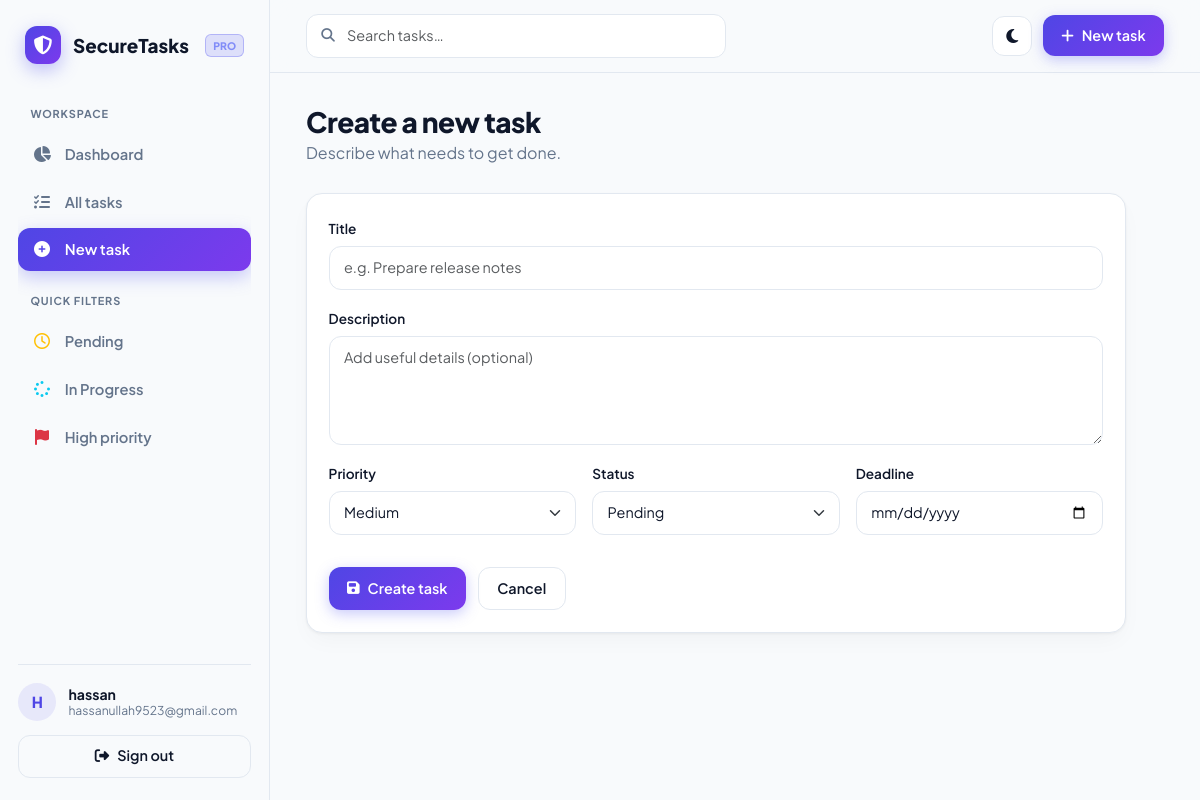
/tasks/new (signed in), run on the app's committed database.
### app/models.py (models this page shows, shortened)
class User(UserMixin, db.Model):
    __tablename__ = "users"
    id = db.Column(db.Integer, primary_key=True)
    username = db.Column(db.String(32), unique=True, nullable=False, index=True)
    email = db.Column(db.String(120), unique=True, nullable=False, index=True)
    password_hash = db.Column(db.String(256), nullable=False)
    created_at = db.Column(db.DateTime, default=utcnow, nullable=False)
    tasks = db.relationship(
        "Task", back_populates="owner", cascade="all, delete-orphan"
    )

### app/routes.py (the view, shortened to what this page needs)
@main_bp.route("/tasks/new", methods=["GET", "POST"])
@login_required
def create_task():
    form = TaskForm()
    return render_template(
        "task_form.html",
        form=form,
        task=None,
    )

### app/forms.py
class TaskForm(FlaskForm):
    title = StringField(
        "Title", filters=[clean_text], validators=[DataRequired(), Length(min=3, max=120)]
    )
    description = TextAreaField(
        "Description", filters=[clean_text], validators=[Optional(), Length(max=2000)]
    )
    priority = SelectField(
        "Priority",
        choices=list(PRIORITY_LABELS.items()),
        default="medium",
        validators=[DataRequired()],
    )
    status = SelectField(
        "Status",
        choices=list(STATUS_LABELS.items()),
        default="pending",
        validators=[DataRequired()],
    )
    due_date = DateField("Deadline", format="%Y-%m-%d", validators=[Optional()])
    submit = SubmitField("Save task")

### app/__init__.py (called while the page is built)
def _register_security_headers(app):
    @app.after_request
    def set_security_headers(response):
        response.headers.setdefault(
            "Content-Security-Policy", CONTENT_SECURITY_POLICY
        )
        response.headers.setdefault("X-Content-Type-Options", "nosniff")
        response.headers.setdefault("X-Frame-Options", "DENY")
        response.headers.setdefault(
            "Referrer-Policy", "strict-origin-when-cross-origin"
        )
        response.headers.setdefault(
            "Permissions-Policy",
            "geolocation=(), microphone=(), camera=()",
        )
        return response

### app/forms.py (called while the page is built)
def clean_text(value):
    if value is None:
        return value
    return _CONTROL_CHARS.sub("", value).strip()

### app/models.py (called while the page is built)
@login_manager.user_loader
def load_user(user_id):
    try:
        return db.session.get(User, int(user_id))
    except (TypeError, ValueError):
        return None

### app/templates/task_form.html (shortened to what this page needs)
{% extends "base.html" %}
{% from "_macros.html" import field %}
{% block content %}
<div class="page-header">
  <div>
    <h1>{{ 'Edit task' if task else 'Create a new task' }}</h1>
    <p class="text-secondary mb-0">{{ 'Update the details below.' if task else 'Describe what needs to get done.' }}</p>
  </div>
</div>
<div class="card-surface form-card">
  <form method="post" novalidate>
    {{ field(form.title, placeholder="e.g. Prepare release notes", autofocus=true, maxlength=120) }}
    {{ field(form.description, placeholder="Add useful details (optional)", rows=4, maxlength=2000) }}
    <div class="row g-3">
      <div class="col-md-4">{{ field(form.priority, cls="form-select") }}</div>
      <div class="col-md-4">{{ field(form.status, cls="form-select") }}</div>
      <div class="col-md-4">{{ field(form.due_date, type="date") }}</div>
    </div>
    <div class="form-actions">
      <button type="submit" class="btn btn-brand">
        <i class="fa-solid fa-floppy-disk" aria-hidden="true"></i> {{ 'Save changes' if task else 'Create task' }}
      </button>
      <a class="btn btn-outline-secondary" href="{{ url_for('main.tasks') }}">Cancel</a>
    </div>
  </form>
</div>
{% endblock %}

### app/templates/base.html (shortened to what this page needs)
<!doctype html>
{% set authed = current_user.is_authenticated %}
<html lang="en" data-bs-theme="dark">
<head>
    <link
        href="https://cdn.jsdelivr.net/npm/bootstrap@5.3.3/dist/css/bootstrap.min.css"
        rel="stylesheet"
    >
    <link
        rel="stylesheet"
        href="https://cdnjs.cloudflare.com/ajax/libs/font-awesome/6.5.2/css/all.min.css"
    >
    <link
        rel="stylesheet"
        href="{{ url_for('static', filename='css/style.css') }}"
    >
</head>
<body>
<div class="{{ 'app-shell' if authed else 'guest-shell' }}">
    {% if authed %}
    <aside
        class="sidebar offcanvas-lg offcanvas-start"
        tabindex="-1"
        id="sidebar"
        aria-label="Main navigation"
    >
        <div class="sidebar-inner">
            <a class="sidebar-brand" href="{{ url_for('main.dashboard') }}">
                <span class="brand-mark">
                    <i class="fa-solid fa-shield-halved" aria-hidden="true"></i>
                </span>
                <span class="brand-name">SecureTasks</span>
                <span class="brand-badge">PRO</span>
            </a>
            <nav class="sidebar-nav">
                <span class="nav-heading">Workspace</span>
                <a
                    class="nav-link-app {{ 'active' if request.endpoint == 'main.dashboard' }}"
                    href="{{ url_for('main.dashboard') }}"
                >
                    <i class="fa-solid fa-chart-pie" aria-hidden="true"></i>
                    <span>Dashboard</span>
                </a>
                <a
                    class="nav-link-app {{ 'active' if request.endpoint in ('main.tasks', 'main.edit_task') }}"
                    href="{{ url_for('main.tasks') }}"
                >
                    <i class="fa-solid fa-list-check" aria-hidden="true"></i>
                    <span>All tasks</span>
                </a>
                <a
                    class="nav-link-app {{ 'active' if request.endpoint == 'main.create_task' }}"
                    href="{{ url_for('main.create_task') }}"
                >
                    <i class="fa-solid fa-circle-plus" aria-hidden="true"></i>
                    <span>New task</span>
                </a>
                <span class="nav-heading">Quick filters</span>
                <a
                    class="nav-link-app {{ 'active' if request.args.get('status') == 'pending' }}"
                    href="{{ url_for('main.tasks', status='pending') }}"
                >
                    <i class="fa-regular fa-clock text-warning" aria-hidden="true"></i>
                    <span>Pending</span>
                </a>
                <a
                    class="nav-link-app {{ 'active' if request.args.get('status') == 'in_progress' }}"
                    href="{{ url_for('main.tasks', status='in_progress') }}"
                >
                    <i class="fa-solid fa-spinner text-info" aria-hidden="true"></i>
                    <span>In Progress</span>
                </a>
                <a
                    class="nav-link-app {{ 'active' if request.args.get('priority') == 'high' }}"
                    href="{{ url_for('main.tasks', priority='high') }}"
                >
                    <i class="fa-solid fa-flag text-danger" aria-hidden="true"></i>
                    <span>High priority</span>
                </a>
            </nav>
            <div class="sidebar-footer">
                <div class="user-chip">
                    <span class="avatar">{{ current_user.username[:1]|upper }}</span>
                    <div class="user-chip-text">
                        <strong>{{ current_user.username }}</strong>
                        <small>{{ current_user.email }}</small>
                    </div>
                </div>
                <form method="post" action="{{ url_for('auth.logout') }}">
                    <button type="submit" class="btn btn-outline-secondary w-100 btn-sm">
                        <i class="fa-solid fa-right-from-bracket" aria-hidden="true"></i> Sign out
                    </button>
                </form>
            </div>
        </div>
    </aside>
    {% endif %}
    <div class="app-main">
        {% if authed %}
        <header class="topbar">
            <form class="topbar-search" method="get" action="{{ url_for('main.tasks') }}" role="search">
                <i class="fa-solid fa-magnifying-glass" aria-hidden="true"></i>
                <input
                    type="search"
                    name="q"
                    maxlength="100"
                    class="form-control"
                    placeholder="Search tasks…"
                    aria-label="Search tasks"
                    value="{{ request.args.get('q', '') if request.endpoint == 'main.tasks' }}"
                >
            </form>
            <div class="topbar-actions">
                <button class="icon-btn" type="button" data-theme-toggle aria-label="Toggle dark mode">
                    <i class="fa-solid fa-moon theme-icon-dark" aria-hidden="true"></i>
                </button>
                <a class="btn btn-brand btn-sm d-none d-sm-inline-flex" href="{{ url_for('main.create_task') }}">
                    <i class="fa-solid fa-plus" aria-hidden="true"></i> New task
                </a>
            </div>
        </header>
        {% else %}
        <button class="icon-btn guest-theme-toggle" type="button" data-theme-toggle aria-label="Toggle dark mode">
            <i class="fa-solid fa-moon theme-icon-dark" aria-hidden="true"></i>
            <i class="fa-solid fa-sun theme-icon-light" aria-hidden="true"></i>
        </button>
        {% endif %}
        <main class="{{ 'content' if authed else 'guest-content' }}" id="main">
            {% block content %}{% endblock %}
        </main>
    </div>
</div>
</body>
</html>

### data on the page
User: username "H", username "hassan", email "hassanullah9523@gmail.com"

### other printed values
{{ 'Edit task' if task else 'Create a new task' }} "Create a new task"
{{ f.label(class="form-label") }} "Title Description Priority Status Deadline"
{{ 'Save changes' if task else 'Create task' }} "Create task"
